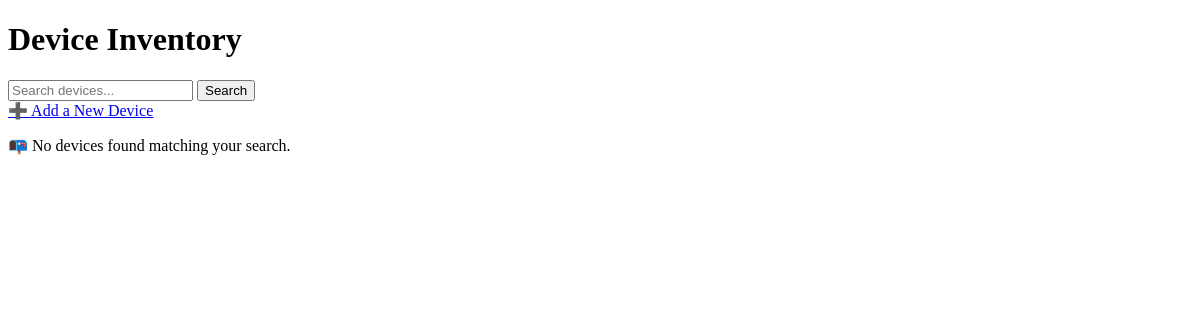
Before: / with the older database file.
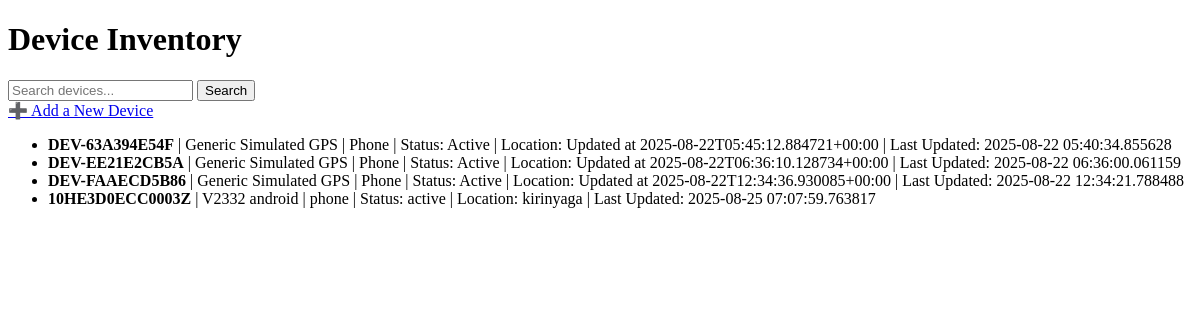
After: the same page with the newer database file.
### templates - Copy/PROJECT/app.py (models this page shows, shortened)
class Device(db.Model):
    id = db.Column(db.Integer, primary_key=True)
    serial_number = db.Column(db.String(100), unique=True, nullable=False)
    make = db.Column(db.String(100))
    model = db.Column(db.String(100))
    device_type = db.Column(db.String(100))
    current_status = db.Column(db.String(100), default='In Stock')
    current_location = db.Column(db.String(100))
    last_updated = db.Column(db.DateTime, default=datetime.utcnow, onupdate=datetime.utcnow)

### templates - Copy/PROJECT/app.py (the view, shortened to what this page needs)
@app.route('/')
def index():
    query = request.args.get('query', '').lower()
    devices = Device.query.all()
    return render_template('index.html', devices=devices)

### templates - Copy/PROJECT/templates/index.html (shortened to what this page needs)
<!DOCTYPE html>
<html>
<head>
</head>
<body>
    <h1>Device Inventory</h1>
    <form method="get" action="/">
        <input type="text" name="query" placeholder="Search devices...">
        <button type="submit">Search</button>
    </form>
    <a href="{{ url_for('add_device') }}">➕ Add a New Device</a>
    {% if devices %}
    <ul>
        {% for device in devices %}
        <li>
            <strong>{{ device.serial_number }}</strong> |
            {{ device.make }} {{ device.model }} |
            {{ device.device_type }} |
            Status: {{ device.current_status }} |
            Location: {{ device.current_location }} |
            Last Updated: {{ device.last_updated }}
        </li>
        {% endfor %}
    </ul>
    {% else %}
    <p>📭 No devices found matching your search.</p>
    {% endif %}
</body>
</html>

Changed rows visible on the page:
added Device: serial_number "DEV-63A394E54F", make "Generic", model "Simulated GPS", device_type "Phone", current_status "Active", current_location "Updated at 2025-08-22T05:45:12.884721+00:00", last_updated "2025-08-22 05:40:34.855628"
added Device: serial_number "DEV-EE21E2CB5A", make "Generic", model "Simulated GPS", device_type "Phone", current_status "Active", current_location "Updated at 2025-08-22T06:36:10.128734+00:00", last_updated "2025-08-22 06:36:00.061159"
added Device: serial_number "DEV-FAAECD5B86", make "Generic", model "Simulated GPS", device_type "Phone", current_status "Active", current_location "Updated at 2025-08-22T12:34:36.930085+00:00", last_updated "2025-08-22 12:34:21.788488"
added Device: serial_number "10HE3D0ECC0003Z", make "V2332", model "android", device_type "phone", current_status "active", current_location "kirinyaga", last_updated "2025-08-25 07:07:59.763817"
Other visible differences:
text no longer shown: "📭 No devices found matching your search."
